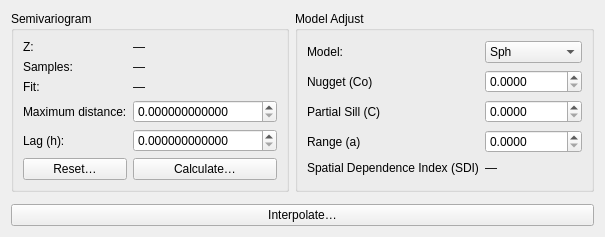
         <widget class="QWidget" name="tabOKInterpolation">
          <attribute name="title">
           <string>Interpolation</string>
          </attribute>
          <layout class="QVBoxLayout" name="verticalLayoutOKInterp">
           <item>
            <layout class="QHBoxLayout" name="horizontalLayoutOKTop">
             <item>
              <widget class="QGroupBox" name="groupOKVariogram">
               <property name="title">
                <string>Semivariogram</string>
               </property>
               <layout class="QGridLayout" name="gridOKLeft">
                <item row="0" column="0">
                 <widget class="QLabel" name="lblOKZ">
                  <property name="text">
                   <string>Z:</string>
                  </property>
                 </widget>
                </item>
                <item row="0" column="1">
                 <widget class="QLabel" name="valOKZName">
                  <property name="text">
                   <string>—</string>
                  </property>
                 </widget>
                </item>
                <item row="1" column="0">
                 <widget class="QLabel" name="lblOKN">
                  <property name="text">
                   <string>Samples:</string>
                  </property>
                 </widget>
                </item>
                <item row="1" column="1">
                 <widget class="QLabel" name="valOKSamples">
                  <property name="text">
                   <string>—</string>
                  </property>
                 </widget>
                </item>
                <item row="2" column="0">
                 <widget class="QLabel" name="lblOKFit">
                  <property name="text">
                   <string>Fit:</string>
                  </property>
                 </widget>
                </item>
                <item row="2" column="1">
                 <widget class="QLabel" name="valOKModel">
                  <property name="text">
                   <string>—</string>
                  </property>
                 </widget>
                </item>
                <item row="3" column="0">
                 <widget class="QLabel" name="lblOKCut">
                  <property name="text">
                   <string>Maximum distance:</string>
                  </property>
                 </widget>
                </item>
                <item row="3" column="1">
                 <widget class="QDoubleSpinBox" name="spinOKCutoff">
                  <property name="decimals">
                   <number>12</number>
                  </property>
                  <property name="minimum">
                   <double>0.000000000000000</double>
                  </property>
                  <property name="maximum">
                   <double>1000000000000.000000000000000</double>
                  </property>
                 </widget>
                </item>
                <item row="4" column="0">
                 <widget class="QLabel" name="lblOKLag">
                  <property name="text">
                   <string>Lag (h):</string>
                  </property>
                 </widget>
                </item>
                <item row="4" column="1">
                 <widget class="QDoubleSpinBox" name="spinOKLag">
                  <property name="decimals">
                   <number>12</number>
                  </property>
                  <property name="minimum">
                   <double>0.000000000000000</double>
                  </property>
                  <property name="maximum">
                   <double>1000000000000.000000000000000</double>
                  </property>
                 </widget>
                </item>
                <item row="5" column="0">
                 <widget class="QPushButton" name="btnOKReset">
                  <property name="text">
                   <string>Reset…</string>
                  </property>
                 </widget>
                </item>
                <item row="5" column="1">
                 <widget class="QPushButton" name="btnOKCalculate">
                  <property name="text">
                   <string>Calculate…</string>
                  </property>
                 </widget>
                </item>
               </layout>
              </widget>
             </item>
             <item>
              <widget class="QGroupBox" name="groupOKModel">
               <property name="title">
                <string>Model Adjust</string>
               </property>
               <layout class="QGridLayout" name="gridOKRight">
                <item row="4" column="0">
                 <widget class="QLabel" name="lblOKRange">
                  <property name="text">
                   <string>Range (a)</string>
                  </property>
                 </widget>
                </item>
                <item row="1" column="0">
                 <widget class="QLabel" name="lblOKModelSel">
                  <property name="text">
                   <string>Model:</string>
                  </property>
                 </widget>
                </item>
                <item row="1" column="1">
                 <widget class="QComboBox" name="cmbOKModel">
                  <item>
                   <property name="text">
                    <string>Sph</string>
                   </property>
                  </item>
                  <item>
                   <property name="text">
                    <string>Exp</string>
                   </property>
                  </item>
                  <item>
                   <property name="text">
                    <string>Gau</string>
                   </property>
                  </item>
                 </widget>
                </item>
                <item row="2" column="0">
                 <widget class="QLabel" name="lblOKNugget">
                  <property name="text">
                   <string>Nugget (Co)</string>
                  </property>
                 </widget>
                </item>
                <item row="4" column="1">
                 <widget class="QDoubleSpinBox" name="spinOKRange">
                  <property name="decimals">
                   <number>4</number>
                  </property>
                  <property name="minimum">
                   <double>0.000000000000000</double>
                  </property>
                  <property name="maximum">
                   <double>1000000000000.000000000000000</double>
                  </property>
                 </widget>
                </item>
                <item row="3" column="1">
                 <widget class="QDoubleSpinBox" name="spinOKPsill">
                  <property name="decimals">
                   <number>4</number>
                  </property>
                  <property name="minimum">
                   <double>0.000000000000000</double>
                  </property>
                  <property name="maximum">
                   <double>1000000000000.000000000000000</double>
                  </property>
                 </widget>
                </item>
                <item row="2" column="1">
                 <widget class="QDoubleSpinBox" name="spinOKNugget">
                  <property name="decimals">
                   <number>4</number>
                  </property>
                  <property name="minimum">
                   <double>0.000000000000000</double>
                  </property>
                  <property name="maximum">
                   <double>1000000000000.000000000000000</double>
                  </property>
                 </widget>
                </item>
                <item row="3" column="0">
                 <widget class="QLabel" name="lblOKPsill">
                  <property name="text">
                   <string>Partial Sill (C)</string>
                  </property>
                 </widget>
                </item>
                <item row="5" column="0">
                 <widget class="QLabel" name="lbl_SDI">
                  <property name="maximumSize">
                   <size>
                    <width>16777215</width>
                    <height>15</height>
                   </size>
                  </property>
                  <property name="text">
                   <string>Spatial Dependence Index (SDI)</string>
                  </property>
                 </widget>
                </item>
                <item row="5" column="1">
                 <widget class="QLabel" name="lblSDI_value">
                  <property name="text">
                   <string>—</string>
                  </property>
                 </widget>
                </item>
               </layout>
              </widget>
             </item>
            </layout>
           </item>
           <item>
            <layout class="QHBoxLayout" name="horizontalLayoutOKInterpPlots">
             <item>
              <layout class="QVBoxLayout" name="layoutCanvasOKVariogram">
               <item>
                <widget class="QWidget" name="CanvasOKVariogram" native="true"/>
               </item>
              </layout>
             </item>
             <item>
              <layout class="QVBoxLayout" name="layoutCanvasOKInterpolation">
               <item>
                <widget class="QWidget" name="CanvasOKInterpolation" native="true"/>
               </item>
              </layout>
             </item>
            </layout>
           </item>
           <item>
            <widget class="QPushButton" name="btnOKInterpolate">
             <property name="text">
              <string>Interpolate…</string>
             </property>
            </widget>
           </item>
          </layout>
         </widget>
